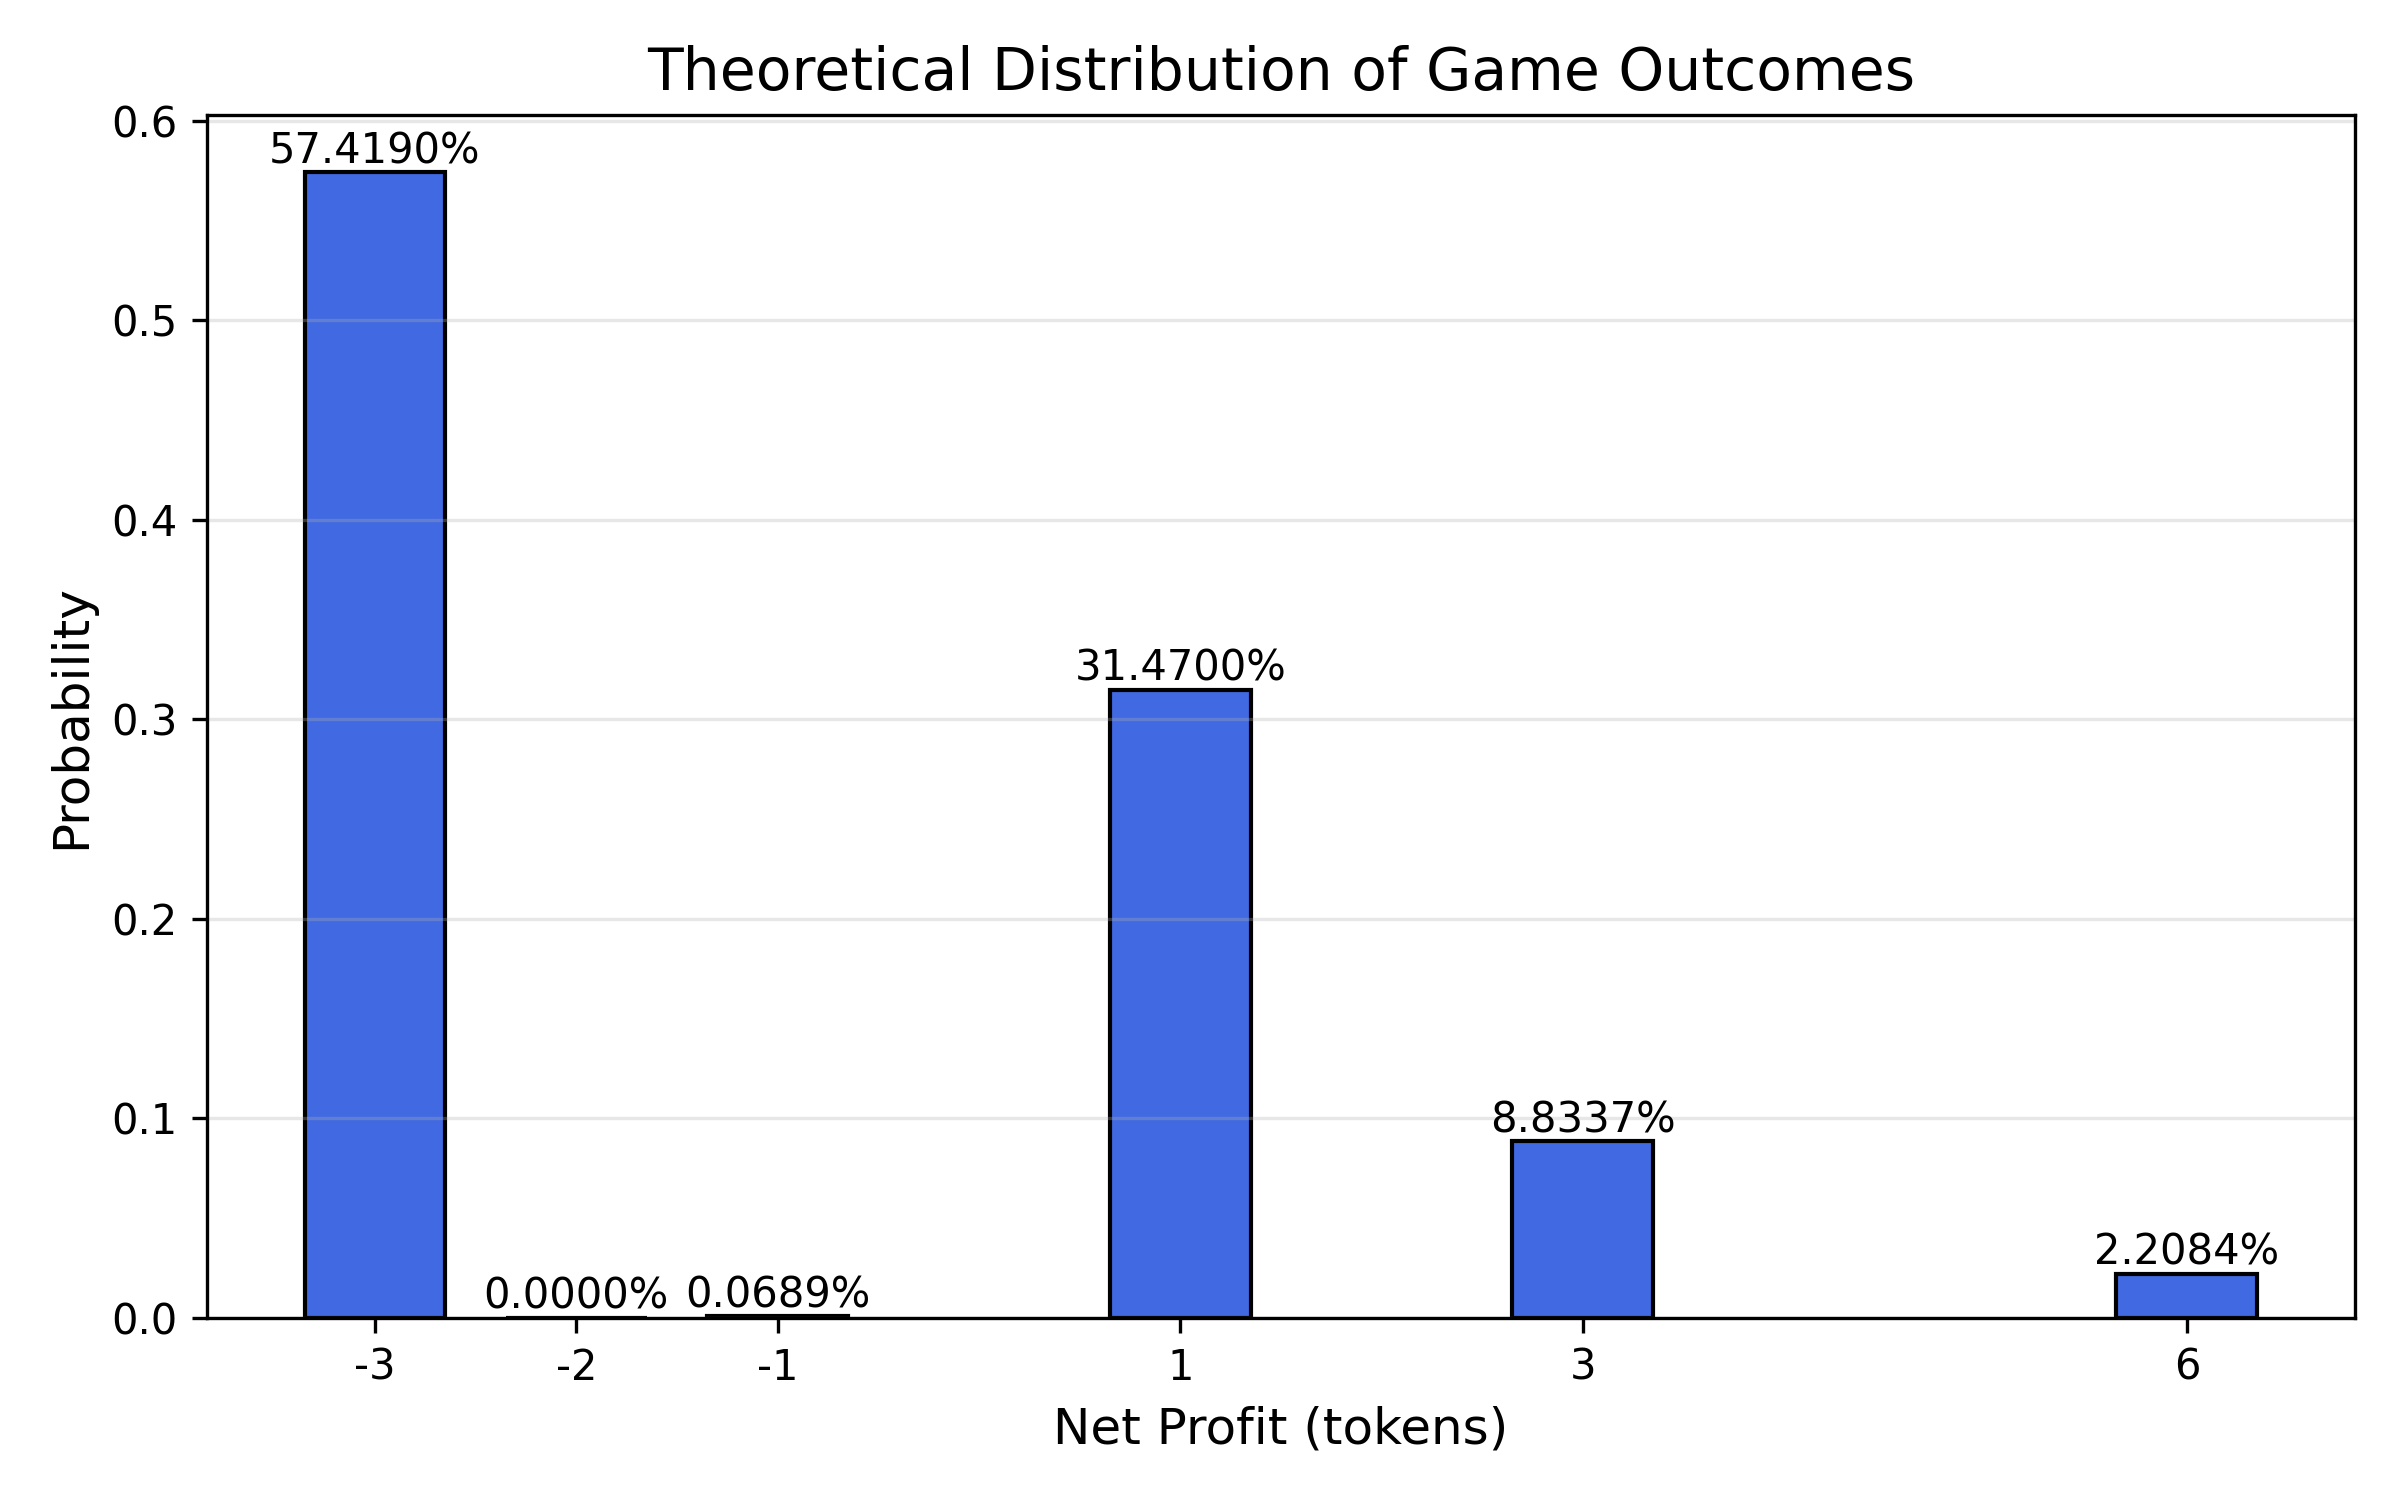

Reproduce this figure in Python.

import numpy as np
import matplotlib.pyplot as plt
from collections import defaultdict
import logging

# Set up logging
logging.basicConfig(level=logging.INFO, format='%(message)s')
logger = logging.getLogger("razzle")

# Game parameters (from final_params1.txt)
params = {
    "maxRolls": 5,
    "noWinRangeP": 2,
    "numOfDiceP": 3,
    "payIn": 3,
    "payoutPerStep1P": 1,
    "payoutPerStep2P": 2,
    "payoutPerStep3P": 4,
    "payoutPerStep4P": 6,
    "payoutPerStep5P": 9,
    "yardsPerStep1P": 3,
    "yardsPerStep2P": 7,
    "yardsPerStep3P": 14,
    "yardsPerStep4P": 16,
    "yardsPerStep5P": 18,
}

def get_sum_probabilities(num_dice=3, faces=6):
    from itertools import product
    sums = [sum(x) for x in product(range(1, faces+1), repeat=num_dice)]
    values, counts = np.unique(sums, return_counts=True)
    prob = np.zeros(num_dice*faces+1)
    prob[values] = counts / counts.sum()
    return prob

sum_prob = get_sum_probabilities(params["numOfDiceP"])

D = params["numOfDiceP"]
minSum = D
maxSum = D * 6
mid = (minSum + maxSum) / 2.0
r = params["noWinRangeP"]
failMin = max(minSum, int(np.ceil(mid - r)))
failMax = min(maxSum, int(np.floor(mid + r)))

def next_step(sum_, cur):
    if failMin <= sum_ <= failMax:
        return 0
    if sum_ <= params["yardsPerStep1P"]:
        return 1
    if sum_ <= params["yardsPerStep2P"]:
        return 2
    if sum_ <= params["yardsPerStep3P"]:
        return 3
    if sum_ <= params["yardsPerStep4P"]:
        return 4
    return 5

def payout(step):
    if step < 1 or step > 5:
        return 0
    return params[f"payoutPerStep{step}P"]

from functools import lru_cache

def dp(rolls_left, cur_step, path=None, prob_so_far=1.0):
    # Modified policy: stop if at step 3 or higher, or at step 2 with 1 roll left
    if path is None:
        path = []
    outcome = defaultdict(float)
    if rolls_left == 0:
        profit = payout(cur_step) - params["payIn"]
        logger.debug(f"END: path={path} cur_step={cur_step} profit={profit} prob={prob_so_far}")
        outcome[profit] = prob_so_far
        return outcome
    # Early stop policy
    if cur_step >= 3:
        profit = payout(cur_step) - params["payIn"]
        logger.debug(f"STOP_EARLY: path={path} cur_step={cur_step} profit={profit} prob={prob_so_far}")
        outcome[profit] = prob_so_far
        return outcome
    if cur_step == 2 and rolls_left == 1:
        profit = payout(cur_step) - params["payIn"]
        logger.debug(f"STOP_STEP2_LAST: path={path} cur_step={cur_step} profit={profit} prob={prob_so_far}")
        outcome[profit] = prob_so_far
        return outcome
    for sum_ in range(minSum, maxSum+1):
        p = sum_prob[sum_]
        if p == 0:
            continue
        next_s = next_step(sum_, cur_step)
        this_path = path + [(rolls_left, cur_step, sum_, next_s)]
        if next_s == 0:
            logger.debug(f"BUST: path={this_path} profit={-params['payIn']} prob={prob_so_far * p}")
            outcome[-params["payIn"]] += prob_so_far * p
        else:
            if next_s < cur_step:
                next_s = cur_step
            if rolls_left == 1:
                profit = payout(next_s) - params["payIn"]
                logger.debug(f"LAST: path={this_path} next_s={next_s} profit={profit} prob={prob_so_far * p}")
                outcome[profit] += prob_so_far * p
            else:
                sub = dp(rolls_left-1, next_s, this_path, prob_so_far * p)
                for k, v in sub.items():
                    outcome[k] += v
    return outcome

@lru_cache(maxsize=None)
def dp_cached(rolls_left, cur_step):
    # Call the uncached version without path/prob_so_far for caching
    return dp(rolls_left, cur_step, path=None, prob_so_far=1.0)

# Compute the full distribution
logger.info("Running DP to compute full distribution...")
hist = dp_cached(params["maxRolls"], 0)
logger.info(f"Distribution: {hist}")
logger.info(f"Sum of probabilities: {sum(hist.values())}")


# Ensure all possible profit values are present (for nice x-axis)
possible_profits = [
    -params["payIn"],  # bust
    params["payoutPerStep1P"] - params["payIn"],
    params["payoutPerStep2P"] - params["payIn"],
    params["payoutPerStep3P"] - params["payIn"],
    params["payoutPerStep4P"] - params["payIn"],
    params["payoutPerStep5P"] - params["payIn"],
]
profits = np.array(sorted(set(hist.keys()) | set(possible_profits)))
probs = np.array([hist.get(k, 0.0) for k in profits])

logger.info("Profits: %s", profits)
logger.info("Probs: %s", probs)

# Plot
plt.figure(figsize=(8,5))
bars = plt.bar(profits, probs, width=0.7, color='royalblue', edgecolor='k')

plt.xlabel('Net Profit (tokens)', fontsize=12)
plt.ylabel('Probability', fontsize=12)
plt.title('Theoretical Distribution of Game Outcomes', fontsize=14)
plt.xticks(profits, [f"{int(x)}" for x in profits])
plt.grid(axis='y', alpha=0.3)

# Annotate bars with probabilities (always show value, even if very small)
for bar, prob in zip(bars, probs):
    plt.text(bar.get_x() + bar.get_width()/2, bar.get_height(), f"{prob:.4%}", 
             ha='center', va='bottom', fontsize=10)

plt.tight_layout()
plt.savefig("histogram.png", dpi=300)
plt.show()